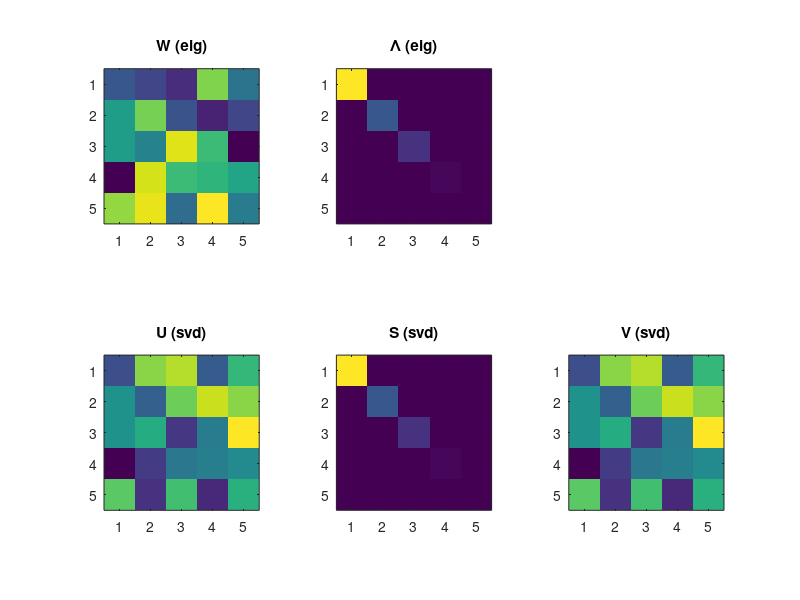

The MATLAB script that drew this image:
% Code challenge for Complete Linear Algebra

% Explore the relationship between Eigen decomposition and Singular Value
% Decomposition for square symmetric matrices

% Create a square symmetric matrix
m = 5;
A = randn(m,m);
A = A'*A;

[ W, L ] = eig(A);
[d, sidx] = sort(diag(L), 'descend');
L = diag(d); % sorted
W = W(:,sidx);

[ U, S, V] = svd(A);

figure(1), clf;

subplot(231), imagesc(W), title('W (eig)'), axis square;
subplot(232), imagesc(L), title('\Lambda (eig)'), axis square;

subplot(234), imagesc(U), title('U (svd)'), axis square;
subplot(235), imagesc(S), title('S (svd)'), axis square;
subplot(236), imagesc(V), title('V (svd)'), axis square;